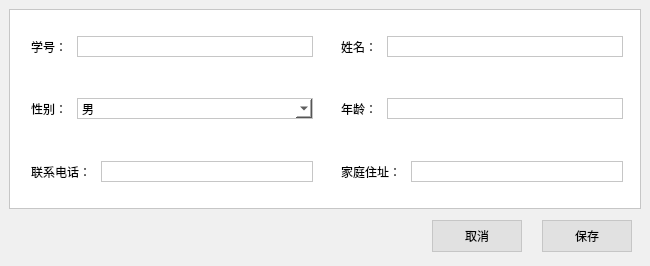
<?xml version="1.0" encoding="UTF-8"?>
<ui version="4.0">
 <class>edit_form</class>
 <widget class="QMainWindow" name="edit_form">
  <property name="windowModality">
   <enum>Qt::NonModal</enum>
  </property>
  <property name="geometry">
   <rect>
    <x>0</x>
    <y>0</y>
    <width>650</width>
    <height>266</height>
   </rect>
  </property>
  <property name="sizePolicy">
   <sizepolicy hsizetype="Minimum" vsizetype="Minimum">
    <horstretch>0</horstretch>
    <verstretch>0</verstretch>
   </sizepolicy>
  </property>
  <property name="minimumSize">
   <size>
    <width>650</width>
    <height>266</height>
   </size>
  </property>
  <property name="windowTitle">
   <string>Edit Form</string>
  </property>
  <property name="styleSheet">
   <string notr="true">background-color: rgb(240, 240, 240);
font-family:Microsoft Yahei;</string>
  </property>
  <property name="toolButtonStyle">
   <enum>Qt::ToolButtonIconOnly</enum>
  </property>
  <widget class="QWidget" name="centralwidget">
   <layout class="QGridLayout" name="gridLayout_5">
    <item row="0" column="0">
     <widget class="QWidget" name="widget_3" native="true">
      <property name="sizePolicy">
       <sizepolicy hsizetype="Minimum" vsizetype="Minimum">
        <horstretch>0</horstretch>
        <verstretch>0</verstretch>
       </sizepolicy>
      </property>
      <property name="minimumSize">
       <size>
        <width>600</width>
        <height>200</height>
       </size>
      </property>
      <property name="styleSheet">
       <string notr="true">background-color: rgb(255, 255, 255);
border:1px solid #C6C6C6;</string>
      </property>
      <layout class="QGridLayout" name="gridLayout_10">
       <item row="0" column="0">
        <widget class="QWidget" name="widget_4" native="true">
         <property name="styleSheet">
          <string notr="true">border-color: rgb(255, 255, 255);</string>
         </property>
         <layout class="QGridLayout" name="gridLayout">
          <item row="0" column="1">
           <widget class="QLineEdit" name="le_school_id">
            <property name="styleSheet">
             <string notr="true">border:1px solid #C6C6C6;</string>
            </property>
           </widget>
          </item>
          <item row="0" column="0">
           <widget class="QLabel" name="label">
            <property name="text">
             <string>学号：</string>
            </property>
           </widget>
          </item>
         </layout>
        </widget>
       </item>
       <item row="0" column="1">
        <widget class="QWidget" name="widget_5" native="true">
         <property name="styleSheet">
          <string notr="true">border-color: rgb(255, 255, 255);</string>
         </property>
         <layout class="QGridLayout" name="gridLayout_2">
          <item row="0" column="1">
           <widget class="QLineEdit" name="le_name">
            <property name="styleSheet">
             <string notr="true">border:1px solid #C6C6C6;</string>
            </property>
           </widget>
          </item>
          <item row="0" column="0">
           <widget class="QLabel" name="label_2">
            <property name="text">
             <string>姓名：</string>
            </property>
           </widget>
          </item>
         </layout>
        </widget>
       </item>
       <item row="1" column="0">
        <widget class="QWidget" name="widget_6" native="true">
         <property name="styleSheet">
          <string notr="true">border-color: rgb(255, 255, 255);</string>
         </property>
         <layout class="QGridLayout" name="gridLayout_3">
          <item row="0" column="0">
           <widget class="QLabel" name="label_3">
            <property name="text">
             <string>性别：</string>
            </property>
           </widget>
          </item>
          <item row="0" column="1">
           <widget class="QComboBox" name="cb_gender">
            <property name="sizePolicy">
             <sizepolicy hsizetype="Expanding" vsizetype="Fixed">
              <horstretch>0</horstretch>
              <verstretch>0</verstretch>
             </sizepolicy>
            </property>
            <property name="styleSheet">
             <string notr="true">border:1px solid #C6C6C6;</string>
            </property>
            <item>
             <property name="text">
              <string>男</string>
             </property>
            </item>
            <item>
             <property name="text">
              <string>女</string>
             </property>
            </item>
           </widget>
          </item>
         </layout>
        </widget>
       </item>
       <item row="1" column="1">
        <widget class="QWidget" name="widget_7" native="true">
         <property name="styleSheet">
          <string notr="true">border-color: rgb(255, 255, 255);</string>
         </property>
         <layout class="QGridLayout" name="gridLayout_4">
          <item row="0" column="1">
           <widget class="QLineEdit" name="le_age">
            <property name="styleSheet">
             <string notr="true">border:1px solid #C6C6C6;</string>
            </property>
           </widget>
          </item>
          <item row="0" column="0">
           <widget class="QLabel" name="label_4">
            <property name="text">
             <string>年龄：</string>
            </property>
           </widget>
          </item>
         </layout>
        </widget>
       </item>
       <item row="2" column="0">
        <widget class="QWidget" name="widget_9" native="true">
         <property name="styleSheet">
          <string notr="true">border-color: rgb(255, 255, 255);</string>
         </property>
         <layout class="QGridLayout" name="gridLayout_8">
          <item row="0" column="1">
           <widget class="QLineEdit" name="le_phone">
            <property name="styleSheet">
             <string notr="true">border:1px solid #C6C6C6;</string>
            </property>
           </widget>
          </item>
          <item row="0" column="0">
           <widget class="QLabel" name="label_5">
            <property name="text">
             <string>联系电话：</string>
            </property>
           </widget>
          </item>
         </layout>
        </widget>
       </item>
       <item row="2" column="1">
        <widget class="QWidget" name="widget_10" native="true">
         <property name="styleSheet">
          <string notr="true">border-color: rgb(255, 255, 255);</string>
         </property>
         <layout class="QGridLayout" name="gridLayout_9">
          <item row="0" column="1">
           <widget class="QLineEdit" name="le_address">
            <property name="styleSheet">
             <string notr="true">border:1px solid #C6C6C6;</string>
            </property>
           </widget>
          </item>
          <item row="0" column="0">
           <widget class="QLabel" name="label_6">
            <property name="text">
             <string>家庭住址：</string>
            </property>
           </widget>
          </item>
         </layout>
        </widget>
       </item>
      </layout>
     </widget>
    </item>
    <item row="1" column="0">
     <widget class="QWidget" name="widget" native="true">
      <property name="sizePolicy">
       <sizepolicy hsizetype="Preferred" vsizetype="Minimum">
        <horstretch>0</horstretch>
        <verstretch>0</verstretch>
       </sizepolicy>
      </property>
      <property name="minimumSize">
       <size>
        <width>0</width>
        <height>10</height>
       </size>
      </property>
      <layout class="QGridLayout" name="gridLayout_7" columnstretch="2,1">
       <property name="leftMargin">
        <number>0</number>
       </property>
       <property name="topMargin">
        <number>0</number>
       </property>
       <property name="rightMargin">
        <number>0</number>
       </property>
       <property name="bottomMargin">
        <number>0</number>
       </property>
       <item row="0" column="0">
        <widget class="QWidget" name="widget_8" native="true"/>
       </item>
       <item row="0" column="1">
        <widget class="QWidget" name="widget_2" native="true">
         <property name="sizePolicy">
          <sizepolicy hsizetype="Preferred" vsizetype="Minimum">
           <horstretch>0</horstretch>
           <verstretch>0</verstretch>
          </sizepolicy>
         </property>
         <property name="styleSheet">
          <string notr="true">QPushButton
{
	border-radius:0px;
	background-color: rgb(225, 225, 225);
	border:1px solid #C6C6C6;
}
QPushButton:hover
{
	background-color: rgb(198, 198, 198);
	border-color: rgb(150, 150, 150);
	border:1px solid #C6C6C6;
}
QPushButton:pressed
{
	background-color: rgb(177, 177, 177);
	border:1px solid #C6C6C6;
}</string>
         </property>
         <layout class="QGridLayout" name="gridLayout_6">
          <property name="leftMargin">
           <number>0</number>
          </property>
          <property name="topMargin">
           <number>5</number>
          </property>
          <property name="bottomMargin">
           <number>5</number>
          </property>
          <property name="horizontalSpacing">
           <number>20</number>
          </property>
          <item row="0" column="0">
           <widget class="QPushButton" name="btn_cancel">
            <property name="sizePolicy">
             <sizepolicy hsizetype="Preferred" vsizetype="Expanding">
              <horstretch>0</horstretch>
              <verstretch>0</verstretch>
             </sizepolicy>
            </property>
            <property name="minimumSize">
             <size>
              <width>50</width>
              <height>0</height>
             </size>
            </property>
            <property name="text">
             <string>取消</string>
            </property>
           </widget>
          </item>
          <item row="0" column="1">
           <widget class="QPushButton" name="btn_save">
            <property name="sizePolicy">
             <sizepolicy hsizetype="Preferred" vsizetype="Expanding">
              <horstretch>0</horstretch>
              <verstretch>0</verstretch>
             </sizepolicy>
            </property>
            <property name="minimumSize">
             <size>
              <width>50</width>
              <height>0</height>
             </size>
            </property>
            <property name="text">
             <string>保存</string>
            </property>
           </widget>
          </item>
         </layout>
        </widget>
       </item>
      </layout>
     </widget>
    </item>
   </layout>
  </widget>
 </widget>
 <resources/>
 <connections/>
</ui>
